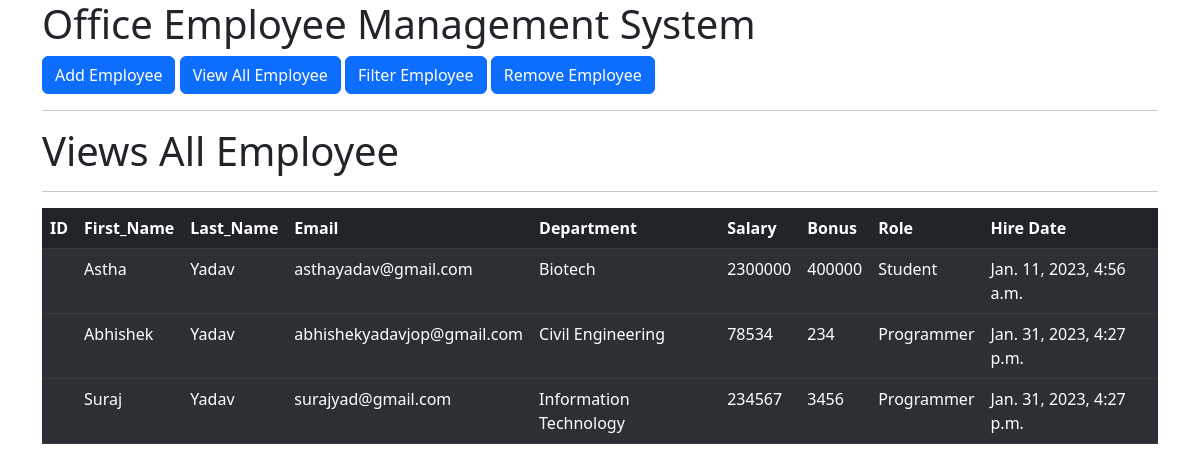
The page /view_all_emp on the database its author committed.
### emp_app/models.py (models this page shows, shortened)
class Employee(models.Model):
    first_name = models.CharField(max_length = 200, null=False, blank=False)
    last_name = models.CharField(max_length = 200,)
    email = models.EmailField(max_length = 500, null=False,)
    dept = models.ForeignKey(Department, on_delete= models.CASCADE)
    sal  = models.IntegerField(default=0)
    bonus = models.IntegerField(default=0)
    role = models.ForeignKey(Role, on_delete= models.CASCADE)
    hire_date = models.DateTimeField()
    def __str__(self):
        return "%s %s %s %s %s" %(self.first_name, self.last_name, self.email, self.hire_date, self.sal)

class Department(models.Model):
    Dep_name = models.CharField(max_length = 200, null=False,)
    location = models.CharField(max_length = 200,)

class Role(models.Model):
    role_name = models.CharField(max_length = 200, null=False)

### emp_app/views.py (the view)
# urls.py: path('view_all_emp', views.view_all_emp, name= "View All Employee" ),
def view_all_emp(request):
    emps = Employee.objects.all()
    context ={
        'emps': emps
        }
    print(context)
    return render(request, 'view_all_emp.html', context)

### emp_app/templates/view_all_emp.html (shortened to what this page needs)
<!doctype html>
<html lang="en">
  <head>
    <link href="https://cdn.jsdelivr.net/npm/bootstrap@5.3.0-alpha1/dist/css/bootstrap.min.css" rel="stylesheet">
  </head>
    <body>
      <div class="container">
        <h1>Office Employee Management System</h1>
        <a class="btn btn-primary" href="/add_emp" role="button">Add Employee</a>
        <a class="btn btn-primary" href="/view_all_emp" role="button">View All Employee</a>
        <a class="btn btn-primary" href="/filter_emp" role="button">Filter Employee</a>
        <a class="btn btn-primary" href="/remove_emp" role="button">Remove Employee</a>
        <hr>
    </div>
    <div class="container">
        <h1>Views All Employee</h1>
        <hr>
        <table class="table table-dark table-striped">
          <thead>
            <tr>
              <th scope="col">ID</th>
              <th scope="col">First_Name</th>
              <th scope="col">Last_Name</th>
              <th scope="col">Email</th>
              <th scope="col">Department</th>
              <th scope="col">Salary</th>
              <th scope="col">Bonus</th>
              <th scope="col">Role</th>
              <th scope="col">Hire Date</th>
            </tr>
          </thead>
          {% for emp in emps %}
            <tbody>
              <tr>
                <th scope="row">{{emp.ID}}</th>
                <td>{{emp.first_name}}</td>
                <td>{{emp.last_name}}</td>
                <td>{{emp.email}}</td>
                <td>{{emp.dept.Dep_name}}</td>
                <td>{{emp.sal}}</td>
                <td>{{emp.bonus}}</td>
                <td>{{emp.role.role_name}}</td>
                <td>{{emp.hire_date}}</td>
              </tr>
            </tbody>
          {% endfor %}
          </table>
    </div>
  </body>
</html>

### rows shown on the page
Employee: first_name "Astha", last_name "Yadav", email "asthayadav@gmail.com", dept.Dep_name "Biotech", sal "2300000", bonus "400000", role.role_name "Student", hire_date "Jan. 11, 2023, 4:56 a.m."
Employee: first_name "Abhishek", last_name "Yadav", email "abhishekyadavjop@gmail.com", dept.Dep_name "Civil Engineering", sal "78534", bonus "234", role.role_name "Programmer", hire_date "Jan. 31, 2023, 4:27 p.m."
Employee: first_name "Suraj", last_name "Yadav", email "surajyad@gmail.com", dept.Dep_name "Information Technology", sal "234567", bonus "3456", role.role_name "Programmer", hire_date "Jan. 31, 2023, 4:27 p.m."
